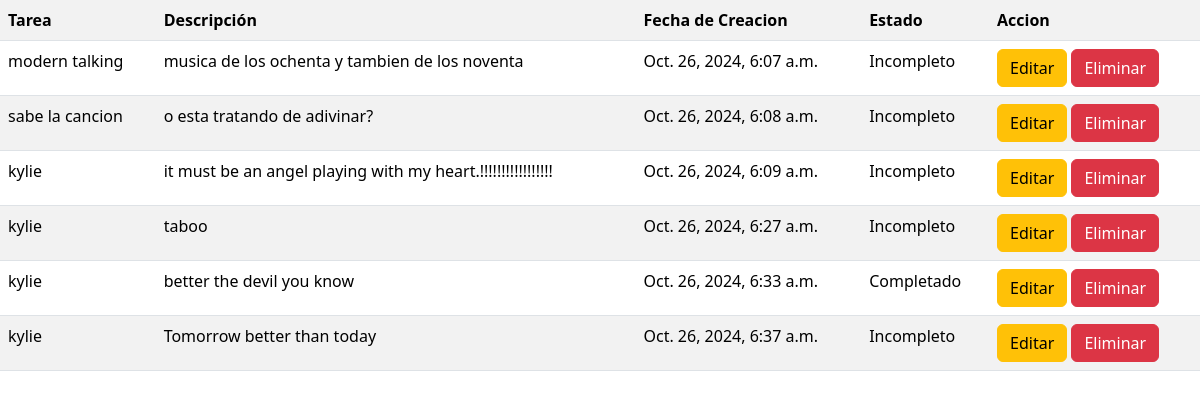
The app's page /listar_tareas_soy_la_url with its own data.
### mi_app/models.py (models this page shows)
class Tarea(models.Model):
    titulo = models.CharField(max_length=100)
    descripcion = models.TextField()
    completado = models.BooleanField(default=False)
    fecha_creacion = models.DateTimeField(auto_now_add=True) #Se ingresa la fecha por defecto del registro

### mi_app/views.py (the view)
# urls.py: path('listar_tareas_soy_la_url',listar_tareas, name='listar_tareas_me_llamo_name'),
def listar_tareas(request):
    tareas = Tarea.objects.all()# obtiene todas las tareas desde la base de datos
    print(tareas)
    contexto = {'tareas': tareas}
    return render(request, 'listar_tareas.html', contexto )#pasamos las tareas al template

### mi_app/templates/listar_tareas.html (shortened to what this page needs)
<!DOCTYPE html>
<html lang="en">
    <head>
        <link href="https://cdn.jsdelivr.net/npm/bootstrap@5.3.3/dist/css/bootstrap.min.css" rel="stylesheet">
    </head>
    <body>
        <table class="table table-striped">
            <tr>
                <th>Tarea</th>
                <th>Descripción</th>
                <th>Fecha de Creacion</th>
                <th>Estado</th>
                <th>Accion</th>
            </tr>
            {% for tarea in tareas %}
                <tr>
                    <td>{{tarea.titulo}}</td>
                    <td>{{tarea.descripcion}}</td>
                    <td>{{tarea.fecha_creacion}}</td>
                    <td>
                        {%if tarea.completado == False %}
                            Incompleto
                        {% else %}
                            Completado
                        {% endif %}
                    </td>
                    <td>
                        <a href="{% url 'actualizar_tarea' tarea.id %}" class="btn btn-warning">Editar</a>
                        <a href="{% url 'eliminar_tarea' tarea.id %}" class="btn btn-danger">Eliminar</a>
                    </td>
                </tr>
            {% endfor %}
        </table>
    </body>
</html>

### records on screen
Tarea: titulo "modern talking", descripcion "musica de los ochenta y tambien de los noventa", fecha_creacion "Oct. 26, 2024, 6:07 a.m.", completado "Incompleto"
Tarea: titulo "sabe la cancion", descripcion "o esta tratando de adivinar?", fecha_creacion "Oct. 26, 2024, 6:08 a.m.", completado "Incompleto"
Tarea: titulo "kylie", descripcion "it must be an angel playing with my heart.!!!!!!!!!!!!!!!!!", fecha_creacion "Oct. 26, 2024, 6:09 a.m.", completado "Incompleto"
Tarea: titulo "kylie", descripcion "taboo", fecha_creacion "Oct. 26, 2024, 6:27 a.m.", completado "Incompleto"
Tarea: titulo "kylie", descripcion "better the devil you know", fecha_creacion "Oct. 26, 2024, 6:33 a.m.", completado "Completado"
Tarea: titulo "kylie", descripcion "Tomorrow better than today", fecha_creacion "Oct. 26, 2024, 6:37 a.m.", completado "Incompleto"
